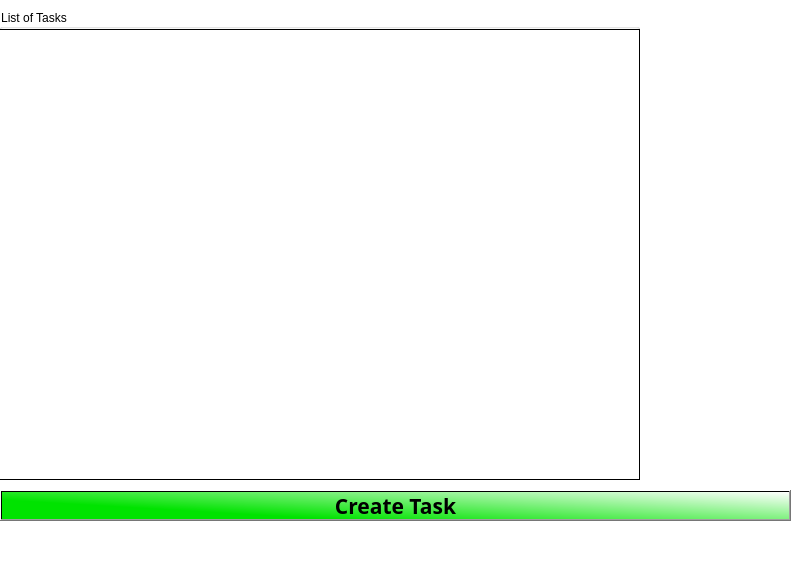
<?xml version="1.0" encoding="UTF-8"?>
<ui version="4.0">
 <class>personal_task_manager</class>
 <widget class="QMainWindow" name="personal_task_manager">
  <property name="geometry">
   <rect>
    <x>0</x>
    <y>0</y>
    <width>791</width>
    <height>562</height>
   </rect>
  </property>
  <property name="windowTitle">
   <string>MainWindow</string>
  </property>
  <property name="styleSheet">
   <string notr="true">background-color: qlineargradient(spread:pad, x1:1, y1:0.029, x2:1, y2:0, stop:0 rgba(255, 255, 255, 255), stop:1 rgba(255, 255, 255, 255));</string>
  </property>
  <widget class="QWidget" name="centralwidget">
   <widget class="QGroupBox" name="groupBoxTask">
    <property name="geometry">
     <rect>
      <x>-1</x>
      <y>9</y>
      <width>641</width>
      <height>471</height>
     </rect>
    </property>
    <property name="maximumSize">
     <size>
      <width>791</width>
      <height>471</height>
     </size>
    </property>
    <property name="title">
     <string>List of Tasks</string>
    </property>
    <widget class="QListWidget" name="listWidgetTask">
     <property name="geometry">
      <rect>
       <x>0</x>
       <y>20</y>
       <width>641</width>
       <height>451</height>
      </rect>
     </property>
     <property name="maximumSize">
      <size>
       <width>791</width>
       <height>451</height>
      </size>
     </property>
    </widget>
   </widget>
   <widget class="QPushButton" name="createTaskButton">
    <property name="geometry">
     <rect>
      <x>0</x>
      <y>490</y>
      <width>791</width>
      <height>31</height>
     </rect>
    </property>
    <property name="font">
     <font>
      <family>Ubuntu Mono</family>
      <pointsize>16</pointsize>
      <weight>75</weight>
      <bold>true</bold>
     </font>
    </property>
    <property name="styleSheet">
     <string notr="true">background-color: qlineargradient(spread:pad, x1:0.111, y1:0.514, x2:1, y2:0, stop:0.0157895 rgba(0, 227, 0, 255), stop:1 rgba(255, 255, 255, 255));
selection-color: qlineargradient(spread:pad, x1:0, y1:1, x2:0, y2:0, stop:0 rgba(0, 0, 0, 255), stop:0.05 rgba(14, 8, 73, 255), stop:0.36 rgba(28, 17, 145, 255), stop:0.6 rgba(126, 14, 81, 255), stop:0.75 rgba(234, 11, 11, 255), stop:0.79 rgba(244, 70, 5, 255), stop:0.86 rgba(255, 136, 0, 255), stop:0.935 rgba(239, 236, 55, 255));</string>
    </property>
    <property name="text">
     <string>Create Task</string>
    </property>
   </widget>
  </widget>
  <widget class="QStatusBar" name="statusbar"/>
 </widget>
 <resources/>
 <connections/>
</ui>
